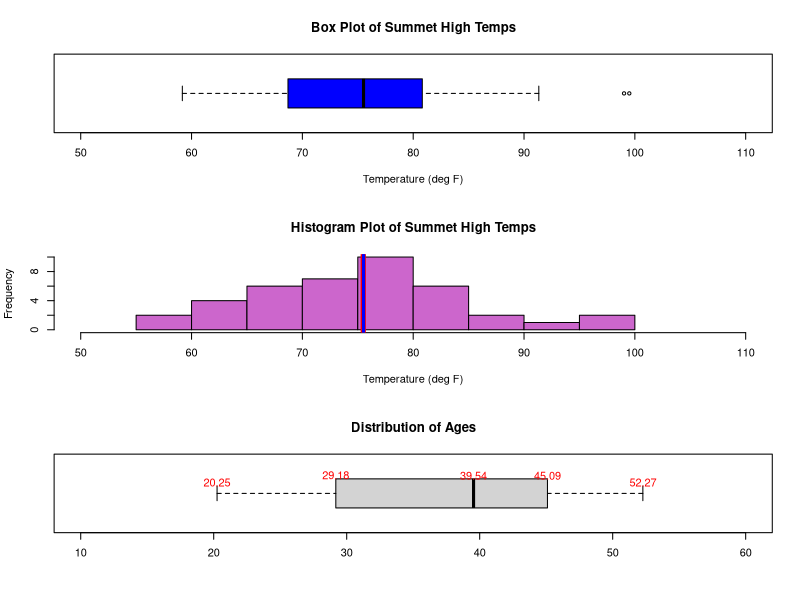

Recreate this plot in R.
# Section 2.4 Box Plots

# Generating 40 normally distributed values of temperature with a mean of 76 degress and a standard deviation of 9 degress.
temps <- rnorm(40, 76, 9)

# Generating some general statistics from the temps dataset
print("Header Values")
print(head(temps))
print("Summary Stats")
print(summary(temps))
print("Five Number Summary")
print("Min Value - 1st Quartile - Median - 3rd Quartile - Max Value")
print(fivenum(temps))

# Contrasting a box plot Vs. a histogram

# Setting the plot area
par(mfrow = c(3,1))
# Creating the box plot
boxplot(temps, main = "Box Plot of Summet High Temps", ylim = c(50, 110), xlab = "Temperature (deg F)", horizontal = T, col = "blue")
# Creating the histogram
hist(temps,  main = "Histogram Plot of Summet High Temps", xlim = c(50, 110), xlab = "Temperature (deg F)", col = "#cc66cc")
# Adding a vertical line at the mean
abline(v = mean(temps), lwd = 5, col = "red")
# Adding a vertical line  at the meadian
abline(v = median(temps), lwd = 3, col = "blue")

# Drawing a box plot with comprenhensive labeling

# Generating random data to plot
dfx <- data.frame(
	group = c(rep('A', 8), rep('B', 15), rep('C',6)),
	sex = sample(c("M", "F"), size = 29, replace = T),
	age = runif(n = 29, min = 18, max = 54)
)
# Define labels for the plot
my.labels <- round(fivenum(dfx$age), digits = 2)
# Creating the box plot for the Age variable of the dfx data frame
boxplot(dfx$age, horizontal = T, ylim = c(10, 60), col = "lightgray", add = F, main = "Distribution of Ages")
# Finally we add the labels we define previously to put the five numbers over the box plot.
text(x = my.labels, y = c(1.15, 1.25, 1.25, 1.25, 1.15), labels = my.labels, col = "red")
